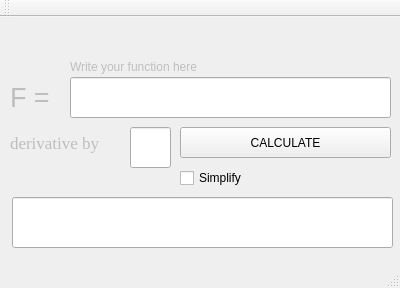
<?xml version="1.0" encoding="UTF-8"?>
<ui version="4.0">
 <class>MainWindow</class>
 <widget class="QMainWindow" name="MainWindow">
  <property name="geometry">
   <rect>
    <x>0</x>
    <y>0</y>
    <width>400</width>
    <height>288</height>
   </rect>
  </property>
  <property name="windowTitle">
   <string>Derivative</string>
  </property>
  <widget class="QWidget" name="centralWidget">
   <widget class="QLabel" name="userLabel_1">
    <property name="enabled">
     <bool>false</bool>
    </property>
    <property name="geometry">
     <rect>
      <x>70</x>
      <y>40</y>
      <width>271</width>
      <height>20</height>
     </rect>
    </property>
    <property name="text">
     <string>Write your function here</string>
    </property>
   </widget>
   <widget class="QLabel" name="userLabel_3">
    <property name="enabled">
     <bool>false</bool>
    </property>
    <property name="geometry">
     <rect>
      <x>10</x>
      <y>60</y>
      <width>61</width>
      <height>41</height>
     </rect>
    </property>
    <property name="font">
     <font>
      <pointsize>20</pointsize>
     </font>
    </property>
    <property name="text">
     <string>F = </string>
    </property>
   </widget>
   <widget class="QLineEdit" name="inputFunction">
    <property name="geometry">
     <rect>
      <x>70</x>
      <y>60</y>
      <width>321</width>
      <height>41</height>
     </rect>
    </property>
    <property name="font">
     <font>
      <family>Times New Roman</family>
      <pointsize>20</pointsize>
     </font>
    </property>
    <property name="maxLength">
     <number>1000</number>
    </property>
    <property name="clearButtonEnabled">
     <bool>false</bool>
    </property>
   </widget>
   <widget class="QLabel" name="userLabel_2">
    <property name="enabled">
     <bool>false</bool>
    </property>
    <property name="geometry">
     <rect>
      <x>10</x>
      <y>100</y>
      <width>171</width>
      <height>51</height>
     </rect>
    </property>
    <property name="font">
     <font>
      <family>Times New Roman</family>
      <pointsize>13</pointsize>
      <strikeout>false</strikeout>
      <kerning>true</kerning>
     </font>
    </property>
    <property name="text">
     <string>derivative by</string>
    </property>
   </widget>
   <widget class="QLineEdit" name="inputDerivativeBasis">
    <property name="geometry">
     <rect>
      <x>130</x>
      <y>110</y>
      <width>41</width>
      <height>41</height>
     </rect>
    </property>
    <property name="font">
     <font>
      <family>Times New Roman</family>
      <pointsize>20</pointsize>
      <kerning>false</kerning>
     </font>
    </property>
    <property name="maxLength">
     <number>1</number>
    </property>
    <property name="alignment">
     <set>Qt::AlignCenter</set>
    </property>
   </widget>
   <widget class="QPushButton" name="calculateButton">
    <property name="geometry">
     <rect>
      <x>180</x>
      <y>110</y>
      <width>211</width>
      <height>31</height>
     </rect>
    </property>
    <property name="text">
     <string>CALCULATE</string>
    </property>
   </widget>
   <widget class="QLineEdit" name="outputAnswer">
    <property name="geometry">
     <rect>
      <x>12</x>
      <y>180</y>
      <width>381</width>
      <height>51</height>
     </rect>
    </property>
    <property name="font">
     <font>
      <family>Times New Roman</family>
      <pointsize>13</pointsize>
     </font>
    </property>
    <property name="readOnly">
     <bool>true</bool>
    </property>
   </widget>
   <widget class="QCheckBox" name="simplifyButton">
    <property name="geometry">
     <rect>
      <x>180</x>
      <y>150</y>
      <width>161</width>
      <height>22</height>
     </rect>
    </property>
    <property name="text">
     <string>Simplify</string>
    </property>
   </widget>
  </widget>
  <widget class="QMenuBar" name="menuBar">
   <property name="geometry">
    <rect>
     <x>0</x>
     <y>0</y>
     <width>400</width>
     <height>25</height>
    </rect>
   </property>
  </widget>
  <widget class="QToolBar" name="mainToolBar">
   <attribute name="toolBarArea">
    <enum>TopToolBarArea</enum>
   </attribute>
   <attribute name="toolBarBreak">
    <bool>false</bool>
   </attribute>
  </widget>
  <widget class="QStatusBar" name="statusBar"/>
 </widget>
 <layoutdefault spacing="6" margin="11"/>
 <resources/>
 <connections/>
</ui>
